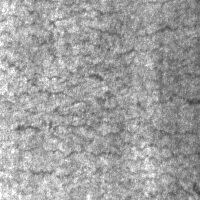
#> input picture data/NEU-DET/images/crazing_1.jpg, 200 x 200 px, found by its file name; its folder holds only this picture in this run
$ python lowlight.py
#> lines starting #> are read from the running program, lines starting #| are printed output that depends on the picture
#> in lowlight_dataset, img is the input picture: shape (200, 200, 3); min 60, max 255, mean 160.6
"""
低光化处理模块

严格按论文公式实现：
- 公式 (3.1): I_low = I_norm^γ * k + α * (I - G_σ * I)
- 公式 (3.2): 自适应 Gamma 因子
- 公式 (3.3): 叠加 AWGN 噪声后 clip

author: Bruce Zhao
"""
import cv2
import numpy as np
import os
import random
from tqdm import tqdm
from scipy.ndimage import gaussian_filter


class LowLightProcessor:
    """
    低光化处理器。
    严格遵循论文公式，依次执行：自适应 Gamma 亮度变换 → 高频补偿 → 噪声叠加。
    """

    GAMMA_RANGE = (1.5, 2.0)
    K_RANGE = (0.75, 0.9)
    ALPHA = 0.25
    SIGMA_GAUSSIAN = 2
    NOISE_RANGE = (2, 4)

    def __init__(self,
                 gamma_range=None,
                 k_range=None,
                 alpha=None,
                 sigma_gaussian=None,
                 noise_range=None):
        self.gamma_range = gamma_range or self.GAMMA_RANGE
        self.k_range = k_range or self.K_RANGE
        self.alpha = alpha if alpha is not None else self.ALPHA
        self.sigma_gaussian = sigma_gaussian if sigma_gaussian is not None else self.SIGMA_GAUSSIAN
        self.noise_range = noise_range or self.NOISE_RANGE

    def transform(self, img: np.ndarray) -> np.ndarray:
        """
        按公式 (3.1) ~ (3.3) 对单张图像执行低光化处理。

        Args:
            img: BGR 图像，uint8

        Returns:
            低光化后的 BGR 图像，uint8
        """
        I_norm = img.astype(np.float32) / 255.0

        avg_brightness = np.mean(I_norm)
#> avg_brightness = 0.63
        gamma_base = random.uniform(*self.gamma_range)
        if avg_brightness > 0.6:
            gamma = gamma_base + 0.2
        else:
            gamma = gamma_base

        k = random.uniform(*self.k_range)
        I_pow = np.power(I_norm, gamma)
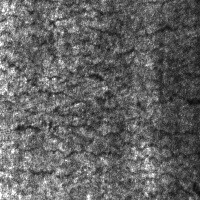
#> I_pow: shape (200, 200, 3) float32; min 0.0464, max 1, mean 0.389
        I_brightness = I_pow * k
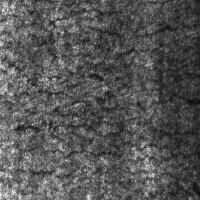
#> I_brightness: shape (200, 200, 3) float32; min 0.0401, max 0.864, mean 0.336

        I_smoothed = gaussian_filter(I_norm, sigma=self.sigma_gaussian)
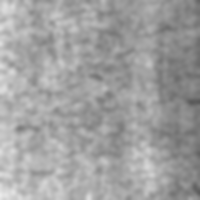
#> I_smoothed: shape (200, 200, 3) float32; min 0.35, max 0.921, mean 0.63
        I_high_freq = I_norm - I_smoothed
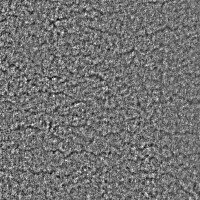
#> I_high_freq: shape (200, 200, 3) float32; min -0.243, max 0.296, mean -1.37e-10; drawn with min black and max white
        I_compensated = I_brightness + self.alpha * I_high_freq

        sigma_n = random.uniform(*self.noise_range)
        noise = np.random.normal(0, sigma_n / 255.0, img.shape)
        I_final = I_compensated + noise

        return np.clip(I_final * 255, 0, 255).astype(np.uint8)

    def process_image(self, img: np.ndarray) -> np.ndarray:
        """对外暴露的接口，与 transform 等价"""
        return self.transform(img)


def lowlight_dataset(input_dir: str,
                     output_dir: str,
                     gamma_range=None,
                     k_range=None,
                     alpha=None,
                     sigma_gaussian=None,
                     noise_range=None,
                     preview: bool = False):
    """
    对整个数据集执行低光化处理。

    Args:
        input_dir:  输入图像目录路径
        output_dir: 输出图像目录路径
        gamma_range: Gamma 因子范围，默认 (1.5, 2.0)
        k_range:     亮度缩放系数范围，默认 (0.75, 0.9)
        alpha:       高频补偿系数，默认 0.25
        sigma_gaussian: 高斯滤波器标准差，默认 2
        noise_range: 噪声强度 σ_n 范围，默认 (2, 4)
        preview:     是否预览前 3 张对比图，默认 False

    Returns:
        None
    """
    processor = LowLightProcessor(
        gamma_range=gamma_range,
        k_range=k_range,
        alpha=alpha,
        sigma_gaussian=sigma_gaussian,
        noise_range=noise_range,
    )

    os.makedirs(output_dir, exist_ok=True)

    files = [
        f for f in os.listdir(input_dir)
        if f.lower().endswith(('.jpg', '.jpeg', '.png', '.bmp'))
    ]
    if not files:
        print(f"❌ 错误：{input_dir} 中没有找到图像文件！")
        return

    print(f"\n🌙 低光化处理开始，共 {len(files)} 张图像")
    print(f"   Gamma 范围: {gamma_range or (1.5, 2.0)}")
    print(f"   亮度系数 k: {k_range or (0.75, 0.9)}")
    print(f"   高频补偿 α: {alpha if alpha is not None else 0.25}")
    print(f"   高斯标准差 σ: {sigma_gaussian if sigma_gaussian is not None else 2}")
    print(f"   噪声强度 σ_n: {noise_range or (2, 4)}")

    for filename in tqdm(files, desc="低光化处理"):
        src_path = os.path.join(input_dir, filename)
        dst_path = os.path.join(output_dir, filename)

        img = cv2.imread(src_path)
        if img is None:
            print(f"\n⚠️ 无法读取: {filename}")
            continue

        img_low = processor.transform(img)
        cv2.imwrite(dst_path, img_low)

    print(f"\n✅ 处理完成，{len(files)} 张图像已保存至: {output_dir}")


if __name__ == '__main__':
    lowlight_dataset(
        input_dir=r"E:\.1Study\code\PY\UAVP\data\NEU-DET\images",
        output_dir=r"E:\.1Study\code\PY\UAVP\data\NEU-DET\ll_data"
    )

$ run again, on data/NEU-DET/images/crazing_140.jpg
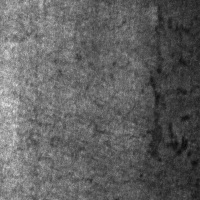
#> input picture data/NEU-DET/images/crazing_140.jpg, 200 x 200 px, found by its file name
#> in lowlight_dataset, img is the input picture: shape (200, 200, 3); min 7, max 231, mean 96.7
#> avg_brightness = 0.379
#> in transform, `I_high_freq = I_norm - I_smoothed`:
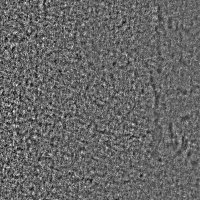
#> I_high_freq: shape (200, 200, 3) float32; min -0.158, max 0.231, mean 6.85e-11; drawn with min black and max white
#> in transform, `I_compensated = I_brightness + self.alpha * I_high_freq`:
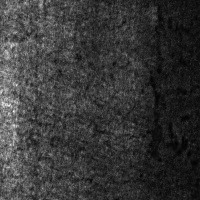
#> I_compensated: shape (200, 200, 3) float32; min -0.0244, max 0.76, mean 0.148; drawn with min black and max white

$ run again, on data/NEU-DET/images/crazing_164.jpg
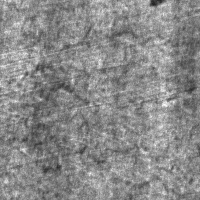
#> input picture data/NEU-DET/images/crazing_164.jpg, 200 x 200 px, found by its file name
#> in lowlight_dataset, img is the input picture: shape (200, 200, 3); min 35, max 253, mean 136.9
#> avg_brightness = 0.537
#> in transform, `I_pow = np.power(I_norm, gamma)`:
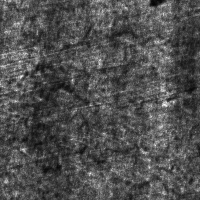
#> I_pow: shape (200, 200, 3) float32; min 0.022, max 0.985, mean 0.312
#> in transform, `I_high_freq = I_norm - I_smoothed`:
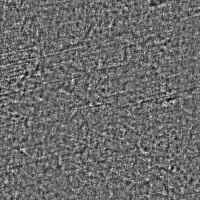
#> I_high_freq: shape (200, 200, 3) float32; min -0.228, max 0.312, mean -1.04e-10; drawn with min black and max white

$ run again, on data/NEU-DET/images/crazing_2.jpg
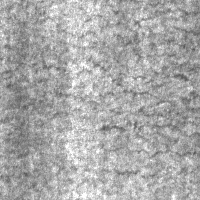
#> input picture data/NEU-DET/images/crazing_2.jpg, 200 x 200 px, found by its file name
#> in lowlight_dataset, img is the input picture: shape (200, 200, 3); min 84, max 255, mean 169
#> avg_brightness = 0.663
#> in transform, `I_brightness = I_pow * k`:
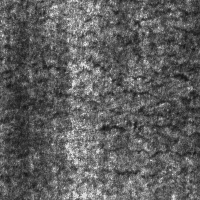
#> I_brightness: shape (200, 200, 3) float32; min 0.0818, max 0.864, mean 0.373
#> in transform, `I_high_freq = I_norm - I_smoothed`:
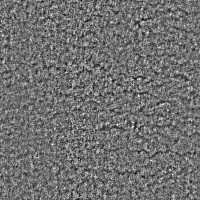
#> I_high_freq: shape (200, 200, 3) float32; min -0.242, max 0.303, mean -2.68e-11; drawn with min black and max white

$ run again, on data/NEU-DET/images/crazing_109.jpg
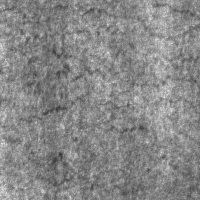
#> input picture data/NEU-DET/images/crazing_109.jpg, 200 x 200 px, found by its file name
#> in lowlight_dataset, img is the input picture: shape (200, 200, 3); min 55, max 240, mean 135
#> avg_brightness = 0.529
#> in transform, `I_high_freq = I_norm - I_smoothed`:
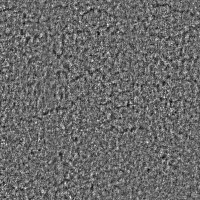
#> I_high_freq: shape (200, 200, 3) float32; min -0.207, max 0.287, mean 9.54e-11; drawn with min black and max white
